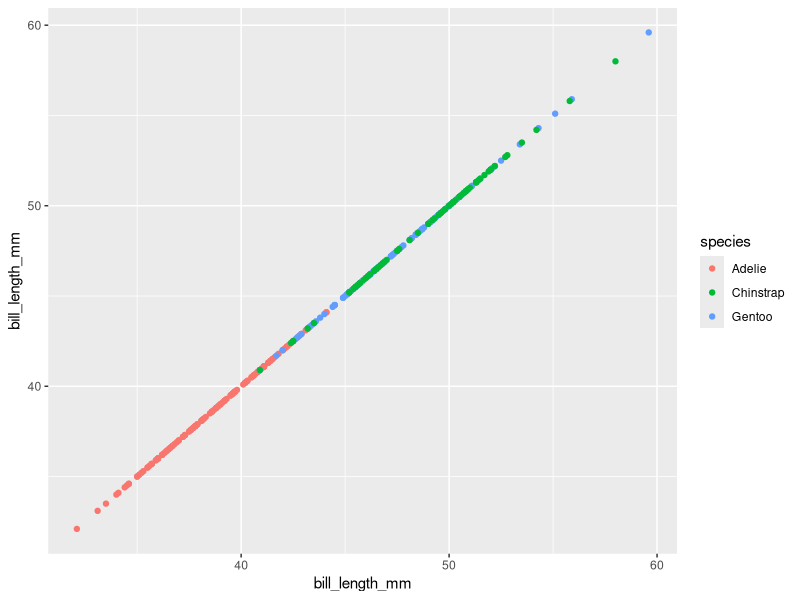
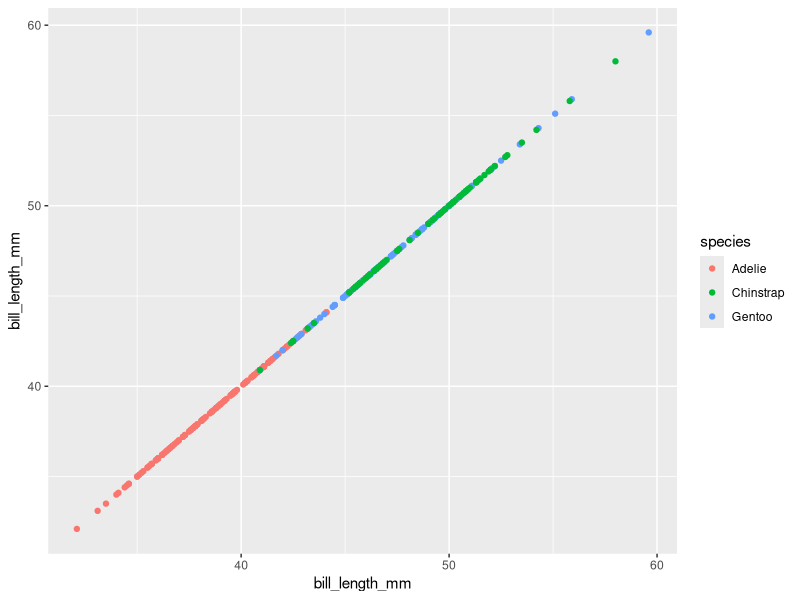

Write R code to recreate these figures, in order.
## ---- chunk 1
library(tidyverse)
## ---- chunk 2
prob1_df = 
tibble(
  samp = rnorm(10),
  samp_gt_0 = samp > 0, 
  char_vec = c("a", "b", "c", "d", "e", "f", "g", "h", "i", "j"),
  factor_vec = factor(c("low", "low", "low", "mod", "mod", "mod", "mod", "high", "high", "high"))
)
## ---- chunk 3
mean(pull(prob1_df, samp))
mean(pull(prob1_df, samp_gt_0))
mean(pull(prob1_df, char_vec))
mean(pull(prob1_df, factor_vec))
## ---- chunk 4
as.numeric(pull(prob1_df, samp))
as.numeric(pull(prob1_df, samp_gt_0))
as.numeric(pull(prob1_df, char_vec))
as.numeric(pull(prob1_df, factor_vec))
## ---- chunk 5
#converting the logical vector to numeric, and multiplying the random sample by the result
as.numeric(pull(prob1_df, samp_gt_0))*pull(prob1_df, samp)
#converting the logical vector to a factor, and multiplying the random sample by the result
factor(pull(prob1_df, samp_gt_0))*pull(prob1_df, samp)
#converting the logical vector to a factor and then converting the result to numeric, and multiply the random sample by the result
as.numeric(factor(pull(prob1_df, samp_gt_0)))*pull(prob1_df, samp)
## ---- chunk 6
#installing packages
data("penguins", package = "palmerpenguins")
#viewing dataset
view(penguins)
#This dataset contains information about different species of penguins. It includes information on their species, the island they come from, their bill length/depth in millimeters, their flipper length in millimeters, their body mass in grams, sex, and a corresponding year (2007-2009). It is input as individual level data.
ncol(penguins)
nrow(penguins)
#From the output and the above code, I can see that their are 344 penguins (rows) and 8 variables (columns).
skimr::skim(penguins)
#Using the skimr command, I found the mean of flipper_length_mm: 201mm.
## ---- chunk 7
#library(ggplot2)
    
set.seed(1000)

ggplot(penguins, aes(x = bill_length_mm, y = bill_length_mm)) + geom_point(aes(color = species))

#saving first scatter plot below
ggsave("penguin_scatterplot.pdf", height = 4, width = 4)
